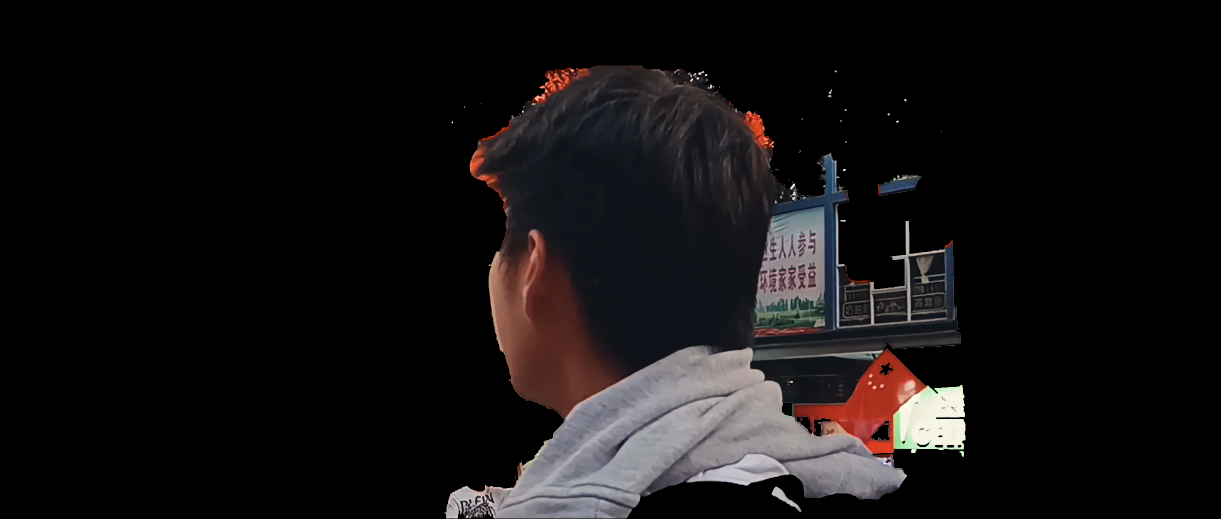
#> input picture codes/notebooks/segmented_clay.png, 2442 x 1038 px (shown at 1/2 size)
$ jupyter execute dbscan_algo.ipynb
#> lines starting #> are read from the running program, lines starting #| are printed output that depends on the picture
#> further down, img is the input picture: shape (1038, 2442, 3); mean B, G, R 18.1, 17.7, 20
[cell 1]
import cv2
import numpy as np
import matplotlib.pyplot as plt
import math
from collections import defaultdict
from sklearn.cluster import DBSCAN

[cell 2]
def define_roi(img, max_display_size=800, window_name="Select ROI"):
    """
    Displays a resizable window for ROI selection, then returns the cropped ROI from the original image.

    Parameters:
    - img: np.ndarray, the original image
    - max_display_size: int, maximum width or height to resize image for display (default: 800)
    - window_name: str, name of the selection window

    Returns:
    - cropped_img: np.ndarray, the cropped region of interest from the original image
    - (x, y, w, h): tuple of ROI coordinates in the original image
    """
#> called with max_display_size = 800, window_name = 'Select ROI'
    orig_h, orig_w = img.shape[:2]
#> orig_h = 1038; orig_w = 2442
    scale = min(max_display_size / orig_w, max_display_size / orig_h, 1.0)
#> scale = 0.328

    # Resize image for easier selection
    resized_w, resized_h = int(orig_w * scale), int(orig_h * scale)
#> resized_w = 800; resized_h = 340
    resized_image = cv2.resize(img, (resized_w, resized_h))
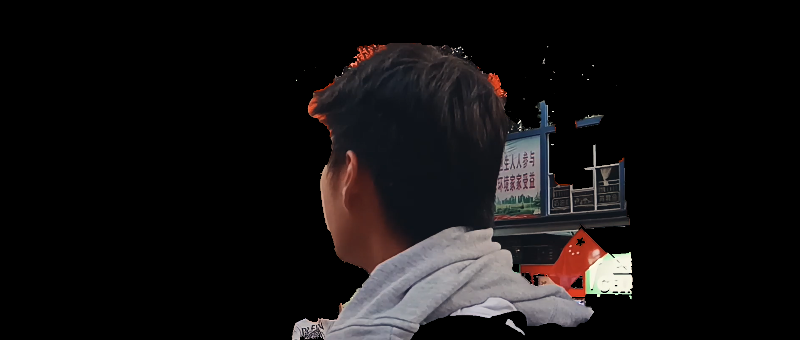
#> resized_image: shape (340, 800, 3); mean B, G, R 18.1, 17.6, 20

    # Let user select ROI
    roi = cv2.selectROI(window_name, resized_image, showCrosshair=True, fromCenter=False)
    cv2.destroyAllWindows()

    # Convert ROI coordinates back to original scale
    x, y, w, h = roi
    x = int(x / scale)
    y = int(y / scale)
    w = int(w / scale)
    h = int(h / scale)

    cropped_img = img[y:y+h, x:x+w]
    return cropped_img, (x, y, w, h)

# [25 lines left out: functions hist_equalize, preprocess_img, not called in this run]

[cell 3]
# [15 lines left out: function group_by_row, not called in this run]

def get_contours(edge):
    contours, _ = cv2.findContours(edge, cv2.RETR_EXTERNAL, cv2.CHAIN_APPROX_NONE)
    return group_by_row(contours)

[cell 4]
# [18 lines left out: functions get_cluster_centers, dbscan_clustering, not called in this run]

def evaluate_cluster():
    pass

def filter_contours():
    pass

[cell 5]
# img_path = "../images/hand2.jpg"
img_path = "segmented_clay.png"
img = cv2.imread(img_path)

# Obtain region of interest (ROI)
cropped_img, roi_points = define_roi(img)
img_edges = preprocess_img(cropped_img)
contours = get_contours(img_edges)
